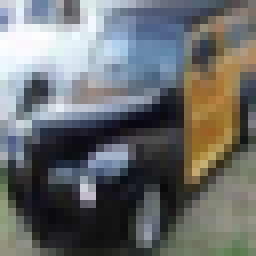
#> input picture Solution Scripts/kmeans/kmeans_Unmodified/automobile0321.png, 32 x 32 px, found by its file name (shown 8 times larger); its folder holds 4 pictures in this run
$ python Modify.py   (older library calls are emulated)
#> lines starting #> are read from the running program, lines starting #| are printed output that depends on the picture
import scipy.misc
import os
from scipy import ndimage
import numpy as np

#This code will currently change the color of all car photos to be more red

#This gets the file names for every file in the current directory
for filename in os.listdir("kmeans_Unmodified"):
  #This makes it only choose image files
  if filename.endswith(".png"):
    #This reads the image to a 32x32x3 array called image
    image = ndimage.imread("kmeans_Unmodified\\"+filename)
#> image is the input picture: shape (32, 32, 3); mean R, G, B 106.4, 108.9, 108.9
    #If the current image is a car this code will iterate through every pixel, and add up to 50 to the red value of that pixel
    if filename.startswith("auto"):
      #Iterate through every X pixel
      for i in range(0,32):
        #Iterate through every Y pixel
        for j in range(0,32):
          #Check if adding 50 to the red pixel will put it above 255
          val = image[i][j][1] + 50
          #If the value is larger than the maximum, cap it at 255
          if(val + 50 > 255):
            val = 255
          #Add 50 to the red pixel (array index [1] in the 3rd dimension)
          image[i][j][1] = val
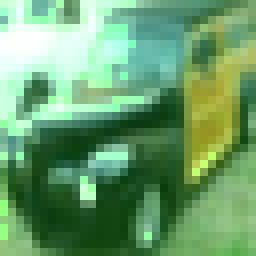
#> image: shape (32, 32, 3) (shown 8 times larger); mean R, G, B 106.4, 158.9, 108.9
      #Save the modified image
    elif filename.startswith("ship"):
      #Iterate through every X pixel
      for i in range(0,32):
        #Iterate through every Y pixel
        for j in range(0,32):
          #Check if adding 50 to the red pixel will put it above 255
          val = image[i][j][2] + 50
          #If the value is larger than the maximum, cap it at 255
          if(val + 50 > 255):
            val = 255
          #Add 50 to the red pixel (array index [1] in the 3rd dimension)
          image[i][j][2] = val
      #Save the modified image
    elif filename.startswith("dog"):
      #Iterate through every X pixel
      for i in range(0,32):
        #Iterate through every Y pixel
        for j in range(0,32):
          #Check if adding 50 to the red pixel will put it above 255
          val = image[i][j][0] + 50
          #If the value is larger than the maximum, cap it at 255
          if(val + 50 > 255):
            val = 255
          #Add 50 to the red pixel (array index [1] in the 3rd dimension)
          image[i][j][0] = val
    #Save the modified image
    scipy.misc.toimage(image, cmin=0.0, cmax=255).save("kmeansModToPass\\"+filename)
#> pass 2 of the loop `for filename in os.listdir("kmeans_Unmodified"):`:
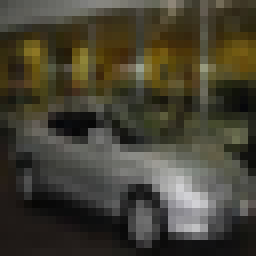
#> input picture Solution Scripts/kmeans/kmeans_Unmodified/automobile0672.png, 32 x 32 px, found by its file name (shown 8 times larger)
#> image is the input picture: shape (32, 32, 3); mean R, G, B 69, 65.3, 51.1
#> after the loop `for i in range(0,32):`:
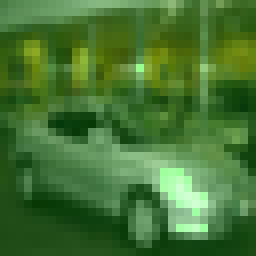
#> image: shape (32, 32, 3) (shown 8 times larger); mean R, G, B 69, 116, 51.1
#> pass 3 of the loop `for filename in os.listdir("kmeans_Unmodified"):`:
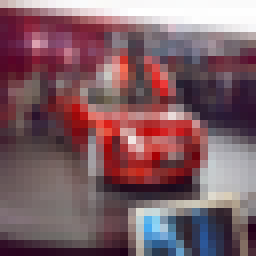
#> input picture Solution Scripts/kmeans/kmeans_Unmodified/automobile0762.png, 32 x 32 px, found by its file name (shown 8 times larger)
#> image is the input picture: shape (32, 32, 3); mean R, G, B 126.8, 94.2, 101.9
#> after the loop `for i in range(0,32):`:
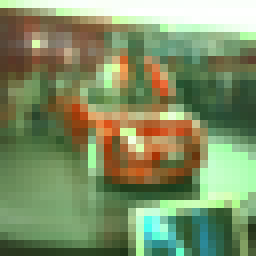
#> image: shape (32, 32, 3) (shown 8 times larger); mean R, G, B 126.8, 143.5, 101.9
#> the loop made 4 passes; the first 3 are shown
